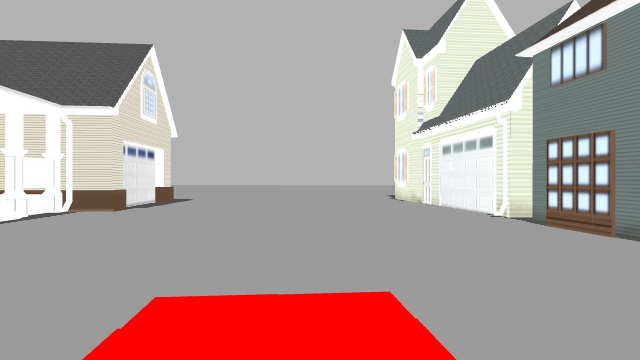
#> input picture logbook/input_example_original.jpg, 640 x 360 px
$ python image.py ../logbook/input_example_original.jpg out.png
#> lines starting #> are read from the running program, lines starting #| are printed output that depends on the picture
import sys, cv2
import numpy as np

source_path = sys.argv[1]
dest_path = sys.argv[2]

im = cv2.imread(source_path)
#> im is the input picture: shape (360, 640, 3); mean B, G, R 152, 154, 175.1
im = cv2.resize(im, (64, 64))
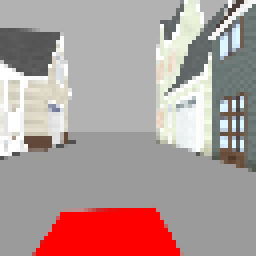
#> im: shape (64, 64, 3) (shown 4 times larger); mean B, G, R 151.6, 153.7, 175
blue, green, red = cv2.split(im)
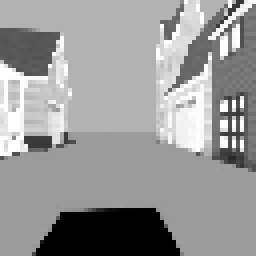
#> blue: shape (64, 64) (shown 4 times larger); min 0, max 255, mean 151.6
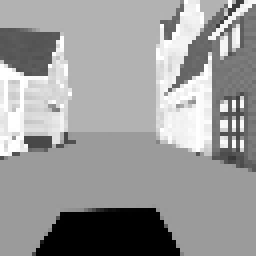
#> green: shape (64, 64) (shown 4 times larger); min 0, max 255, mean 153.7
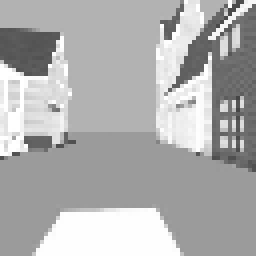
#> red: shape (64, 64) (shown 4 times larger); min 69, max 255, mean 175

#> (the run stopped early here; a loop or call above may not have finished)

$ run again, on logbook/trajectory.png
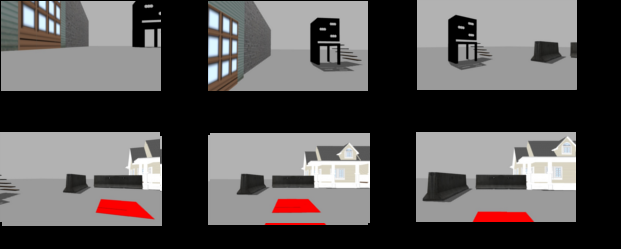
#> input picture logbook/trajectory.png, 621 x 249 px
#> im is the input picture: shape (249, 621, 3); mean B, G, R 83, 83.4, 86.6
#> im: shape (64, 64, 3)
#> `blue, green, red = cv2.split(im)`:
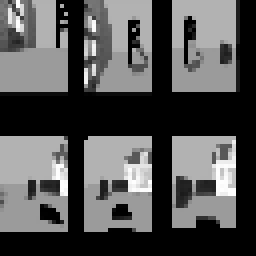
#> blue: shape (64, 64) (shown 4 times larger); min 0, max 255, mean 83.9
#> `blue, green, red = cv2.split(im)`:
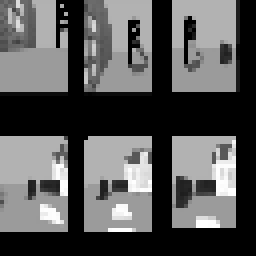
#> red: shape (64, 64) (shown 4 times larger); min 0, max 255, mean 87.6
